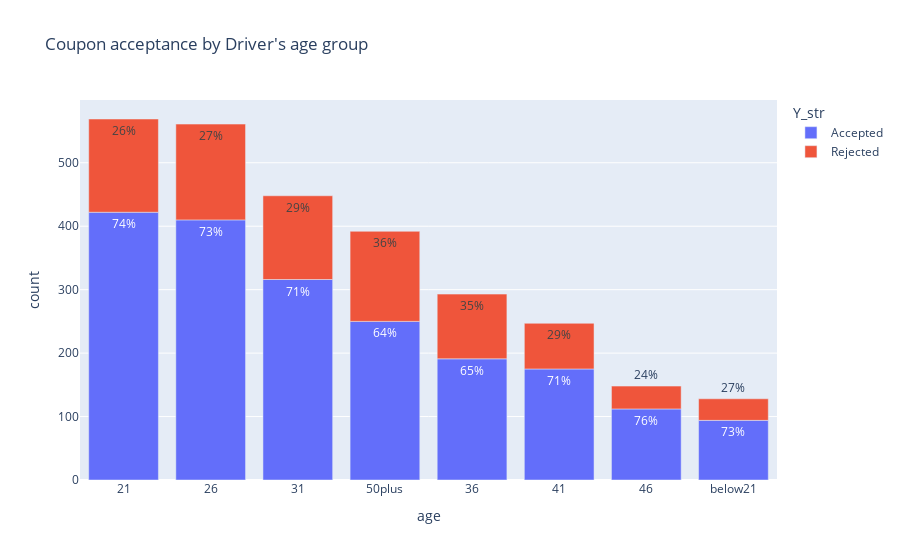

This figure's notebook cell:
### Markdown cell above
#### 2. Univariate analysis by the age of driver.

### Code cell
fig2_df = ff_coupons.groupby(['age', 'Y_str'])[['Y']].count().rename(columns= {'Y': 'count'})

# We will create %val colunm for annotation
fig2_df['percent_val'] =  ((fig2_df / fig2_df.groupby(['age'])[['count']].sum()) * 100).round(0).astype(int).astype(str) + '%'

# Reset index and sort values in decending order by count
fig2_df = fig2_df.reset_index().sort_values(by='count', ascending=False)

fig2 = px.bar(fig2_df, x="age", y="count", color="Y_str", 
             text="percent_val", title="Coupon acceptance by Driver's age group")

fig2.show()

# Save figure in images directory
fig2.write_image('images/FF_coupon_acceptance_by_Driver_Age.png')

### Figure 1 — Plotly figure (JSON) as saved in the notebook; plotly's stock layout.template omitted (floating-point values rounded to 4 significant figures)
{"data": [{"alignmentgroup": "True", "hovertemplate": "Y_str=Accepted<br>age=%{x}<br>count=%{y}<br>percent_val=%{text}<extra></extra>", "legendgroup": "Accepted", "marker": {"color": "#636efa", "pattern": {"shape": ""}}, "name": "Accepted", "offsetgroup": "Accepted", "orientation": "v", "showlegend": true, "text": ["74%", "73%", "71%", "64%", "65%", "71%", "76%", "73%"], "textposition": "auto", "type": "bar", "x": ["21", "26", "31", "50plus", "36", "41", "46", "below21"], "xaxis": "x", "y": [422, 410, 316, 250, 191, 175, 112, 94], "yaxis": "y"}, {"alignmentgroup": "True", "hovertemplate": "Y_str=Rejected<br>age=%{x}<br>count=%{y}<br>percent_val=%{text}<extra></extra>", "legendgroup": "Rejected", "marker": {"color": "#EF553B", "pattern": {"shape": ""}}, "name": "Rejected", "offsetgroup": "Rejected", "orientation": "v", "showlegend": true, "text": ["27%", "26%", "36%", "29%", "35%", "29%", "24%", "27%"], "textposition": "auto", "type": "bar", "x": ["26", "21", "50plus", "31", "36", "41", "46", "below21"], "xaxis": "x", "y": [151, 147, 142, 132, 102, 72, 36, 34], "yaxis": "y"}], "layout": {"barmode": "relative", "legend": {"title": {"text": "Y_str"}, "tracegroupgap": 0}, "title": {"text": "Coupon acceptance by Driver's age group"}, "xaxis": {"anchor": "y", "domain": [0, 1], "title": {"text": "age"}}, "yaxis": {"anchor": "x", "domain": [0, 1], "title": {"text": "count"}}}}
